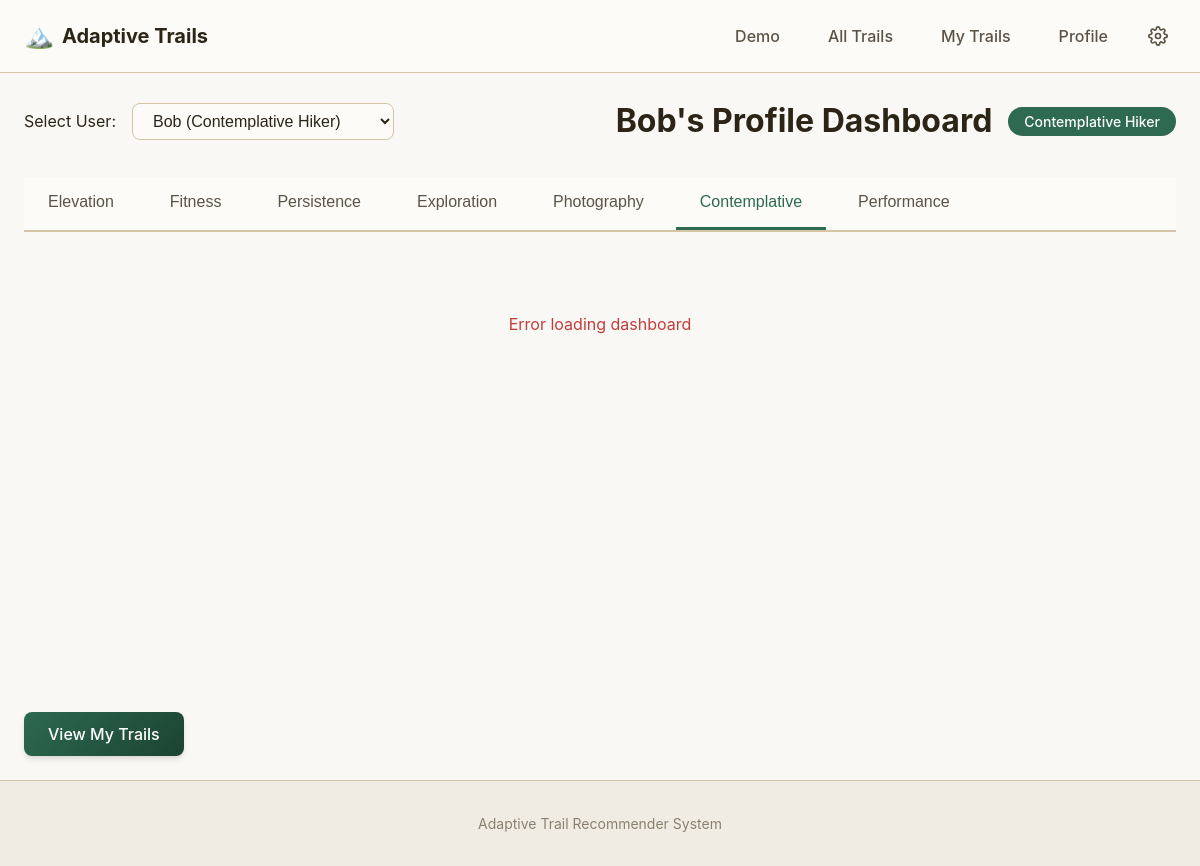
/profile/102, run on the app's committed database.
### tables this page shows
CREATE TABLE users (
            id INTEGER PRIMARY KEY,
            name TEXT,
            experience TEXT,
            fitness_level TEXT,
            fear_of_heights INTEGER,
            health_constraints TEXT
        );

CREATE TABLE user_profiles (
            user_id INTEGER PRIMARY KEY,
            primary_profile TEXT,
            profile_scores TEXT,
            last_updated TEXT, pinned_dashboard TEXT,
            FOREIGN KEY(user_id) REFERENCES users(id)
        );

### app/__init__.py (the view)
@app.route("/profile/<int:user_id>")
def profile(user_id):
    user = get_user(user_id)
    if not user:
        return "User not found", 404
    users = get_all_users()
    return render_template("profile.html", user=user, users=users)

### app/__init__.py (called while the page is built)
def get_locale():
    user_locale = request.cookies.get(LOCALE_COOKIE)
    if user_locale in SUPPORTED_LOCALES:
        return user_locale
    al = request.headers.get("Accept-Language", "")
    for part in al.split(","):
        part = part.split(";")[0].strip().lower()
        if part.startswith("fr"):
            return "fr"
        if part.startswith("en"):
            return "en"
    return DEFAULT_LOCALE

@app.context_processor
def inject_locale():
    locale = get_locale()
    def _(key):
        return get_translation(locale, key)
    return {"locale": locale, "_": _}

@app.template_filter('profile_name_en')
def profile_name_en_filter(profile_key):
    if not profile_key:
        return None
    profile_names = {
        "elevation_lover": "Elevation Enthusiast",
        "performance_athlete": "Performance Athlete",
        "contemplative": "Contemplative Hiker",
        "casual": "Casual Hiker",
        "family": "Family / Group Hiker",
        "explorer": "Explorer / Adventurer",
        "photographer": "Photographer / Content Creator"
    }
    return profile_names.get(profile_key, profile_key)

### backend/db.py (called while the page is built)
def _ensure_user_profiles_table():
    conn = sqlite3.connect(USERS_DB)
    cur = conn.cursor()
    cur.execute("""
        CREATE TABLE IF NOT EXISTS user_profiles (
            user_id INTEGER PRIMARY KEY,
            primary_profile TEXT,
            profile_scores TEXT,
            last_updated TEXT,
            FOREIGN KEY(user_id) REFERENCES users(id)
        )
    """)
    conn.commit()
    conn.close()

def get_user_profile(user_id: int):
    _ensure_user_profiles_table()
    conn = sqlite3.connect(USERS_DB)
    conn.row_factory = sqlite3.Row
    cur = conn.cursor()
    cur.execute("SELECT * FROM user_profiles WHERE user_id=?", (user_id,))
    row = cur.fetchone()
    conn.close()
    if row:
        profile = dict(row)
        profile["profile_scores"] = json.loads(profile["profile_scores"])
        return profile
    return None

### translations.py (called while the page is built)
def get_translation(locale: str, key: str) -> str:
    if locale not in TRANSLATIONS:
        locale = DEFAULT_LOCALE
    return TRANSLATIONS.get(locale, {}).get(key) or TRANSLATIONS.get(DEFAULT_LOCALE, {}).get(key) or key

### templates/profile.html (shortened to what this page needs)
{% extends "base.html" %}
{% block extra_head %}
    <link rel="stylesheet" href="https://unpkg.com/leaflet@1.9.4/dist/leaflet.css" />
{% endblock %}
{% block content %}
    <div class="container profile-container">
        <div class="profile-header">
            <div class="user-selector-section">
                <label for="user-select">Select User:</label>
                <select id="user-select" class="user-select">
                    {% for u in users %}
                    <option value="{{ u.id }}" {% if u.id == user.id %}selected{% endif %}>
                        {{ u.name }} {% if u.detected_profile %}({{ u.detected_profile|profile_name_en }}){% endif %}
                    </option>
                    {% endfor %}
                </select>
            </div>
            <div class="profile-info-header">
                <h1>{{ user.name }}'s Profile Dashboard</h1>
                {% if user.detected_profile %}
                <span class="profile-badge">{{ user.detected_profile|profile_name_en }}</span>
                {% endif %}
            </div>
        </div>
        <div class="dashboard-section">
            <div class="dashboard-switcher">
                <button class="dashboard-tab" data-dashboard="elevation">Elevation</button>
                <button class="dashboard-tab" data-dashboard="fitness">Fitness</button>
                <button class="dashboard-tab" data-dashboard="persistence">Persistence</button>
                <button class="dashboard-tab" data-dashboard="exploration">Exploration</button>
                <button class="dashboard-tab" data-dashboard="photography">Photography</button>
                <button class="dashboard-tab" data-dashboard="contemplative">Contemplative</button>
                <button class="dashboard-tab" data-dashboard="performance">Performance</button>
            </div>
            <div id="dashboard-content" class="dashboard-content">
            </div>
        </div>
        <p class="profile-my-trails-cta">
            <a href="{{ url_for('my_trails', user_id=user.id) }}" class="btn btn-primary">View My Trails</a>
        </p>
    </div>
{% endblock %}

### data on the page
users: name "Bob (Contemplative Hiker)", name "Bob"
user_profiles: detected_profile|profile_name_en "Contemplative Hiker"
